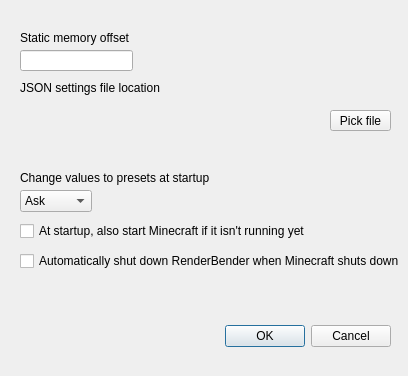
<?xml version="1.0" encoding="UTF-8"?>
<!--RenderBender:A third party program to change Minecraft RTX's settings externally, directly in-memory.
Copyright (C) 2022 Jesse Daems

This program is free software: you can redistribute it and/or modify
it under the terms of the GNU General Public License as published by
the Free Software Foundation, either version 3 of the License, or
(at your option) any later version.

This program is distributed in the hope that it will be useful,
but WITHOUT ANY WARRANTY; without even the implied warranty of
MERCHANTABILITY or FITNESS FOR A PARTICULAR PURPOSE.  See the
GNU General Public License for more details.

You should have received a copy of the GNU General Public License
along with this program.  If not, see <https://www.gnu.org/licenses/>.
-->
<ui version="4.0">
 <class>metaSettings</class>
 <widget class="QDialog" name="metaSettings">
  <property name="geometry">
   <rect>
    <x>0</x>
    <y>0</y>
    <width>408</width>
    <height>376</height>
   </rect>
  </property>
  <property name="windowTitle">
   <string>Preferences</string>
  </property>
  <widget class="QDialogButtonBox" name="buttonBox">
   <property name="geometry">
    <rect>
     <x>50</x>
     <y>320</y>
     <width>341</width>
     <height>32</height>
    </rect>
   </property>
   <property name="orientation">
    <enum>Qt::Horizontal</enum>
   </property>
   <property name="standardButtons">
    <set>QDialogButtonBox::Cancel|QDialogButtonBox::Ok</set>
   </property>
  </widget>
  <widget class="QLabel" name="label">
   <property name="geometry">
    <rect>
     <x>20</x>
     <y>30</y>
     <width>121</width>
     <height>16</height>
    </rect>
   </property>
   <property name="text">
    <string>Static memory offset</string>
   </property>
  </widget>
  <widget class="QLineEdit" name="staticMemoryOffsetTxt">
   <property name="geometry">
    <rect>
     <x>20</x>
     <y>50</y>
     <width>113</width>
     <height>21</height>
    </rect>
   </property>
  </widget>
  <widget class="QComboBox" name="presValBehBox">
   <property name="geometry">
    <rect>
     <x>20</x>
     <y>190</y>
     <width>72</width>
     <height>22</height>
    </rect>
   </property>
   <property name="currentIndex">
    <number>1</number>
   </property>
   <item>
    <property name="text">
     <string>Disabled</string>
    </property>
   </item>
   <item>
    <property name="text">
     <string>Ask</string>
    </property>
   </item>
   <item>
    <property name="text">
     <string>Enabled</string>
    </property>
   </item>
  </widget>
  <widget class="QLabel" name="label_2">
   <property name="geometry">
    <rect>
     <x>20</x>
     <y>170</y>
     <width>211</width>
     <height>16</height>
    </rect>
   </property>
   <property name="text">
    <string>Change values to presets at startup</string>
   </property>
  </widget>
  <widget class="QLabel" name="label_3">
   <property name="geometry">
    <rect>
     <x>20</x>
     <y>80</y>
     <width>140</width>
     <height>16</height>
    </rect>
   </property>
   <property name="text">
    <string>JSON settings file location</string>
   </property>
  </widget>
  <widget class="QLabel" name="JSONpathLabel">
   <property name="geometry">
    <rect>
     <x>20</x>
     <y>110</y>
     <width>311</width>
     <height>51</height>
    </rect>
   </property>
   <property name="text">
    <string/>
   </property>
   <property name="wordWrap">
    <bool>true</bool>
   </property>
  </widget>
  <widget class="QPushButton" name="settingsJSONlocBtn">
   <property name="geometry">
    <rect>
     <x>330</x>
     <y>110</y>
     <width>61</width>
     <height>21</height>
    </rect>
   </property>
   <property name="text">
    <string>Pick file</string>
   </property>
  </widget>
  <widget class="QCheckBox" name="startupBehaviourCB">
   <property name="geometry">
    <rect>
     <x>20</x>
     <y>220</y>
     <width>301</width>
     <height>22</height>
    </rect>
   </property>
   <property name="text">
    <string>At startup, also start Minecraft if it isn't running yet</string>
   </property>
  </widget>
  <widget class="QCheckBox" name="shutdownBehaviourCB">
   <property name="geometry">
    <rect>
     <x>20</x>
     <y>250</y>
     <width>381</width>
     <height>22</height>
    </rect>
   </property>
   <property name="text">
    <string>Automatically shut down RenderBender when Minecraft shuts down</string>
   </property>
  </widget>
 </widget>
 <resources/>
 <connections>
  <connection>
   <sender>buttonBox</sender>
   <signal>accepted()</signal>
   <receiver>metaSettings</receiver>
   <slot>accept()</slot>
   <hints>
    <hint type="sourcelabel">
     <x>248</x>
     <y>254</y>
    </hint>
    <hint type="destinationlabel">
     <x>157</x>
     <y>274</y>
    </hint>
   </hints>
  </connection>
  <connection>
   <sender>buttonBox</sender>
   <signal>rejected()</signal>
   <receiver>metaSettings</receiver>
   <slot>reject()</slot>
   <hints>
    <hint type="sourcelabel">
     <x>316</x>
     <y>260</y>
    </hint>
    <hint type="destinationlabel">
     <x>286</x>
     <y>274</y>
    </hint>
   </hints>
  </connection>
 </connections>
</ui>
